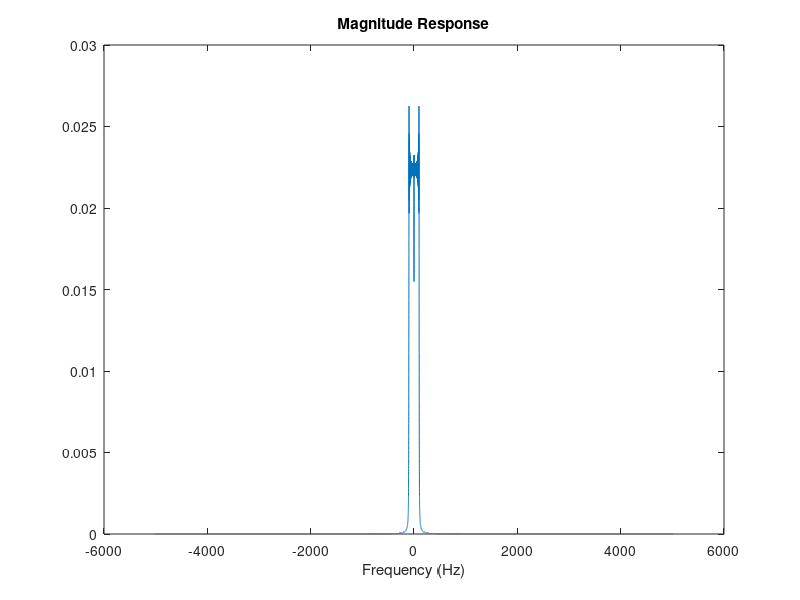

The MATLAB script that drew this image: (Note: this script raises an error after producing the figure.)
%% Chirping example
% Nyquist sampling: Fs > 2*freq*duration
% since the frequency at T_end will be largest frequency component
clear all; close all;
Fs = 10000;                    % Sampling Frequency
dt = 1/Fs;                    % Sampling Period
duration = 5;                % Sound duration
t = (0:dt:duration-dt)';      % Time domain
N = size(t,1);                % Length of signal

freq = 10;

a = sin(2*pi*440*t);
b = sin(2*pi*880*t);
c = a + b;

signal_chirp = sin(2*pi*freq*t.^2);

fft_chirp = fftshift(fft(signal_chirp));
dw = Fs/N;
w_chirp = -Fs/2:dw:Fs/2-dw;           % Frequency domain

figure;
plot(w_chirp,abs(fft_chirp)/N);
xlabel('Frequency (Hz)');
title('Magnitude Response');

% sound(signal_chirp,Fs)

%% Similar power spectrum example

%% Wavelet

% How much energy to retain [0,1]
r = 0.99;

% Signal
t = linspace(0,1,1000);
f = sin(2*pi*t);

% Wavelet decomposition
wavelet = 'haar';
[c,l] = wavedec(f,2,wavelet);

% Position in c vector for looping over detail coeffs
d_idx = l(2);
for i = 2:length(l)-1
    stride = l(i);
    dtl = c(d_idx:d_idx+stride);
    dtl_energy = sort(abs(dtl));
    thres_idx = floor(length(dtl_energy) * r);
    dtl_thres = dtl_energy(thres_idx);
    dtl(abs(dtl) < dtl_thres) = 0;
    c(d_idx:d_idx+stride) = dtl;
    d_idx = d_idx+stride;
end

f2 = waverec(c,l,wavelet);

% Energy ratio: 100*(norm(compressed)^2)/(norm(original)^2)
energy_ratio = 100*(norm(f2,2)^2)/(norm(f,2)^2)

subplot(2,1,1)
plot(t,f)
subplot(2,1,2)
plot(t,f2)
